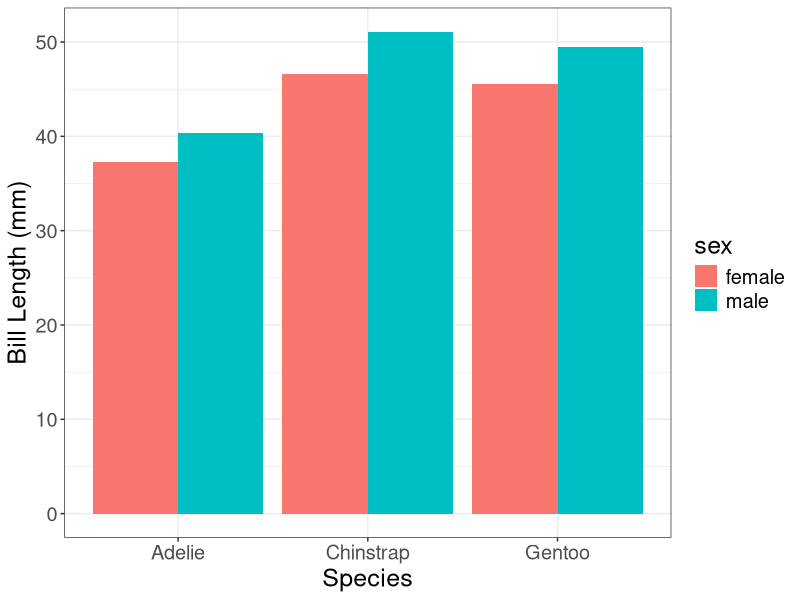

This figure's R source:
## ---- chunk 1
#| label: fig-penguin-bill-length
#| fig-cap: "Bill length of penguins by species."
#| message: false
#| warning: false
library(tidyverse)
library(palmerpenguins)

modified_penguins <- penguins
modified_penguins <- drop_na(modified_penguins, sex)
modified_penguins <- modified_penguins |>
  group_by(species, sex) |>
  summarise(bill_length_mm = mean(bill_length_mm))

modified_penguins <- ggplot(data = modified_penguins, mapping = aes  (x = species,
    y = bill_length_mm,
    fill = sex)) +
    geom_col(position='dodge') +
    xlab("Species") +
    ylab("Bill Length (mm)") +
    theme_bw() +
    theme(text = element_text(size = 18))
modified_penguins
